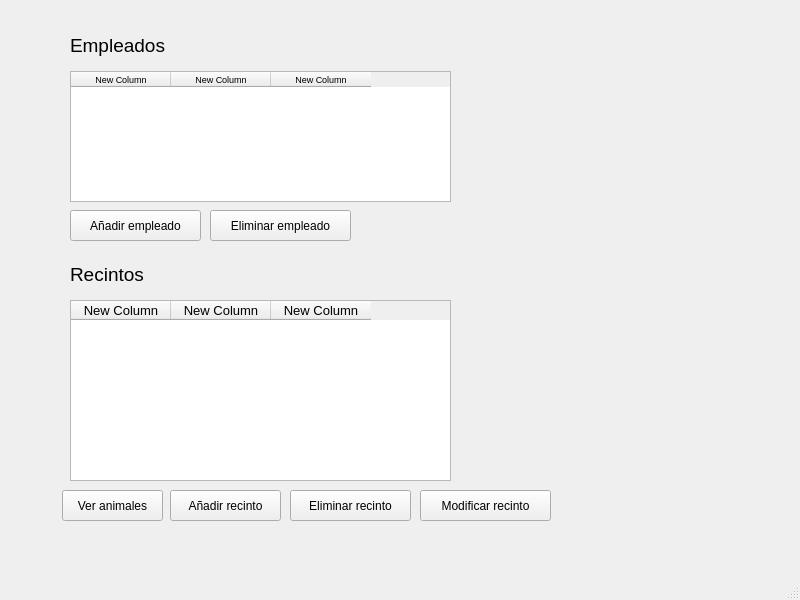
<?xml version="1.0" encoding="UTF-8"?>
<ui version="4.0">
 <class>MainAppWindow</class>
 <widget class="QMainWindow" name="MainAppWindow">
  <property name="geometry">
   <rect>
    <x>0</x>
    <y>0</y>
    <width>800</width>
    <height>600</height>
   </rect>
  </property>
  <property name="windowTitle">
   <string>MainWindow</string>
  </property>
  <widget class="QWidget" name="centralwidget">
   <widget class="QLabel" name="label">
    <property name="geometry">
     <rect>
      <x>70</x>
      <y>259</y>
      <width>101</width>
      <height>31</height>
     </rect>
    </property>
    <property name="font">
     <font>
      <pointsize>14</pointsize>
     </font>
    </property>
    <property name="text">
     <string>Recintos</string>
    </property>
   </widget>
   <widget class="QPushButton" name="verAnimales">
    <property name="geometry">
     <rect>
      <x>62</x>
      <y>490</y>
      <width>101</width>
      <height>31</height>
     </rect>
    </property>
    <property name="text">
     <string>Ver animales</string>
    </property>
   </widget>
   <widget class="QTableWidget" name="tableWidgetRecintos">
    <property name="geometry">
     <rect>
      <x>70</x>
      <y>300</y>
      <width>381</width>
      <height>181</height>
     </rect>
    </property>
    <property name="font">
     <font>
      <pointsize>10</pointsize>
     </font>
    </property>
    <column>
     <property name="text">
      <string>New Column</string>
     </property>
    </column>
    <column>
     <property name="text">
      <string>New Column</string>
     </property>
    </column>
    <column>
     <property name="text">
      <string>New Column</string>
     </property>
    </column>
   </widget>
   <widget class="QPushButton" name="BtnAnadeRecinto">
    <property name="geometry">
     <rect>
      <x>170</x>
      <y>490</y>
      <width>111</width>
      <height>31</height>
     </rect>
    </property>
    <property name="text">
     <string>Añadir recinto</string>
    </property>
   </widget>
   <widget class="QPushButton" name="BtnEliminaRecinto">
    <property name="geometry">
     <rect>
      <x>290</x>
      <y>490</y>
      <width>121</width>
      <height>31</height>
     </rect>
    </property>
    <property name="text">
     <string>Eliminar recinto</string>
    </property>
   </widget>
   <widget class="QPushButton" name="BtnModificaRecinto">
    <property name="geometry">
     <rect>
      <x>420</x>
      <y>490</y>
      <width>131</width>
      <height>31</height>
     </rect>
    </property>
    <property name="text">
     <string>Modificar recinto</string>
    </property>
   </widget>
   <widget class="QTableWidget" name="tableWidgetEmpleados">
    <property name="geometry">
     <rect>
      <x>70</x>
      <y>71</y>
      <width>381</width>
      <height>131</height>
     </rect>
    </property>
    <property name="font">
     <font>
      <pointsize>7</pointsize>
     </font>
    </property>
    <column>
     <property name="text">
      <string>New Column</string>
     </property>
    </column>
    <column>
     <property name="text">
      <string>New Column</string>
     </property>
    </column>
    <column>
     <property name="text">
      <string>New Column</string>
     </property>
    </column>
   </widget>
   <widget class="QLabel" name="label_2">
    <property name="geometry">
     <rect>
      <x>70</x>
      <y>30</y>
      <width>131</width>
      <height>31</height>
     </rect>
    </property>
    <property name="font">
     <font>
      <pointsize>14</pointsize>
     </font>
    </property>
    <property name="text">
     <string>Empleados</string>
    </property>
   </widget>
   <widget class="QPushButton" name="BtnAnadeEmpleado">
    <property name="geometry">
     <rect>
      <x>70</x>
      <y>210</y>
      <width>131</width>
      <height>31</height>
     </rect>
    </property>
    <property name="text">
     <string>Añadir empleado</string>
    </property>
   </widget>
   <widget class="QPushButton" name="BtnEliminaEmpleado">
    <property name="geometry">
     <rect>
      <x>210</x>
      <y>210</y>
      <width>141</width>
      <height>31</height>
     </rect>
    </property>
    <property name="text">
     <string>Eliminar empleado</string>
    </property>
   </widget>
  </widget>
  <widget class="QMenuBar" name="menubar">
   <property name="geometry">
    <rect>
     <x>0</x>
     <y>0</y>
     <width>800</width>
     <height>26</height>
    </rect>
   </property>
  </widget>
  <widget class="QStatusBar" name="statusbar"/>
 </widget>
 <resources/>
 <connections/>
</ui>
